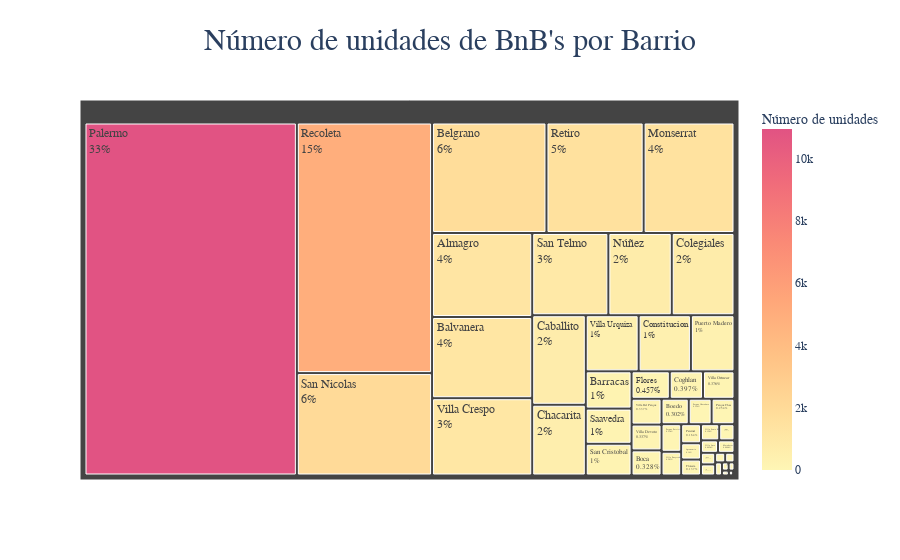

Notebook code for this chart:
### Markdown cell above
# Análisis Exploratorio de Datos
## Conociendo los vecindarios con AirBnB

### Code cell
feq = listings["neighbourhood"].value_counts().sort_values(ascending=True)
data = pd.DataFrame({"Neighbourhood": feq.index, "Units": feq.values})
color_scale = px.colors.sequential.Pinkyl
fig = px.treemap(data, path=["Neighbourhood"], values="Units", color="Units",
                 color_continuous_scale=color_scale,
                 title="Número de unidades de BnB's por Barrio",
                 labels={"Units": "Número de unidades", "Neighbourhood": "Barrio"})

fig.update_traces(textinfo="label+percent entry", hoverinfo="label+value+percent parent",
                  hovertemplate='<b>%{label}</b><br>%{value} unidades<br>%{percentParent:.2%} del total')

fig.update_layout(
    font=dict(family="Montserrat, sans-serif"),
    title_font=dict(family="Montserrat, sans-serif", size=30),
    legend_title_font=dict(family="Montserrat, sans-serif"),
    legend_font=dict(family="Montserrat, sans-serif"),
    title=dict(x=0.5)
)

fig.show()

### Figure 1 — Plotly figure (JSON) as saved in the notebook; plotly's stock layout.template omitted (floating-point values rounded to 4 significant figures)
{"data": [{"branchvalues": "total", "customdata": [[47], [1228], [1187], [249], [1845], [110], [101], [700], [553], [133], [753], [428], [153], [46], [23], [30], [1465], [13], [14], [761], [10942], [13], [85], [85], [79], [55], [357], [4945], [1567], [235], [212], [2021], [914], [24], [8], [1130], [113], [113], [36], [5], [31], [126], [68], [7], [3], [43], [1], [433]], "domain": {"x": [0, 1], "y": [0, 1]}, "hoverinfo": "label+value+percent parent", "hovertemplate": "<b>%{label}</b><br>%{value} unidades<br>%{percentParent:.2%} del total", "ids": ["Agronomia", "Almagro", "Balvanera", "Barracas", "Belgrano", "Boca", "Boedo", "Caballito", "Chacarita", "Coghlan", "Colegiales", "Constitucion", "Flores", "Floresta", "Liniers", "Mataderos", "Monserrat", "Monte Castro", "Nueva Pompeya", "Núñez", "Palermo", "Parque Avellaneda", "Parque Chacabuco", "Parque Chas", "Parque Patricios", "Paternal", "Puerto Madero", "Recoleta", "Retiro", "Saavedra", "San Cristobal", "San Nicolas", "San Telmo", "Velez Sarsfield", "Versalles", "Villa Crespo", "Villa Del Parque", "Villa Devoto", "Villa Gral. Mitre", "Villa Lugano", "Villa Luro", "Villa Ortuzar", "Villa Pueyrredon", "Villa Real", "Villa Riachuelo", "Villa Santa Rita", "Villa Soldati", "Villa Urquiza"], "labels": ["Agronomia", "Almagro", "Balvanera", "Barracas", "Belgrano", "Boca", "Boedo", "Caballito", "Chacarita", "Coghlan", "Colegiales", "Constitucion", "Flores", "Floresta", "Liniers", "Mataderos", "Monserrat", "Monte Castro", "Nueva Pompeya", "Núñez", "Palermo", "Parque Avellaneda", "Parque Chacabuco", "Parque Chas", "Parque Patricios", "Paternal", "Puerto Madero", "Recoleta", "Retiro", "Saavedra", "San Cristobal", "San Nicolas", "San Telmo", "Velez Sarsfield", "Versalles", "Villa Crespo", "Villa Del Parque", "Villa Devoto", "Villa Gral. Mitre", "Villa Lugano", "Villa Luro", "Villa Ortuzar", "Villa Pueyrredon", "Villa Real", "Villa Riachuelo", "Villa Santa Rita", "Villa Soldati", "Villa Urquiza"], "marker": {"coloraxis": "coloraxis", "colors": [47, 1228, 1187, 249, 1845, 110, 101, 700, 553, 133, 753, 428, 153, 46, 23, 30, 1465, 13, 14, 761, 10942, 13, 85, 85, 79, 55, 357, 4945, 1567, 235, 212, 2021, 914, 24, 8, 1130, 113, 113, 36, 5, 31, 126, 68, 7, 3, 43, 1, 433]}, "name": "", "parents": ["", "", "", "", "", "", "", "", "", "", "", "", "", "", "", "", "", "", "", "", "", "", "", "", "", "", "", "", "", "", "", "", "", "", "", "", "", "", "", "", "", "", "", "", "", "", "", ""], "textinfo": "label+percent entry", "type": "treemap", "values": [47, 1228, 1187, 249, 1845, 110, 101, 700, 553, 133, 753, 428, 153, 46, 23, 30, 1465, 13, 14, 761, 10942, 13, 85, 85, 79, 55, 357, 4945, 1567, 235, 212, 2021, 914, 24, 8, 1130, 113, 113, 36, 5, 31, 126, 68, 7, 3, 43, 1, 433]}], "layout": {"coloraxis": {"colorbar": {"title": {"text": "Número de unidades"}}, "colorscale": [[0, "rgb(254, 246, 181)"], [0.1667, "rgb(255, 221, 154)"], [0.3333, "rgb(255, 194, 133)"], [0.5, "rgb(255, 166, 121)"], [0.6667, "rgb(250, 138, 118)"], [0.8333, "rgb(241, 109, 122)"], [1, "rgb(225, 83, 131)"]]}, "font": {"family": "Montserrat, sans-serif"}, "legend": {"font": {"family": "Montserrat, sans-serif"}, "title": {"font": {"family": "Montserrat, sans-serif"}}, "tracegroupgap": 0}, "title": {"font": {"family": "Montserrat, sans-serif", "size": 30}, "text": "Número de unidades de BnB's por Barrio", "x": 0.5}}}
